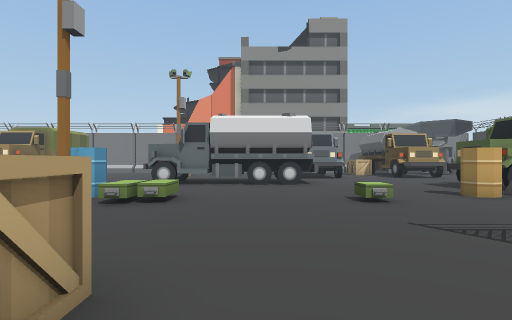
[1] (above)

24 first-person views from a walk through a 3-D level made in the Unity game engine. The camera is 1.5 m above the floor, looks level and sees 80° across. The floor is counted in squares, 2 m on a side. Each view is taken from the middle of a square. On the plan, view 1 faces up. The plan holds only what a view shows up to about 10 squares ahead; the rest is blank. The place goes on beyond the plan. Some animated figures are not drawn.

[2]
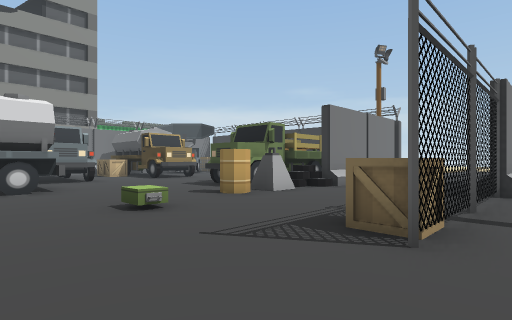

[3]
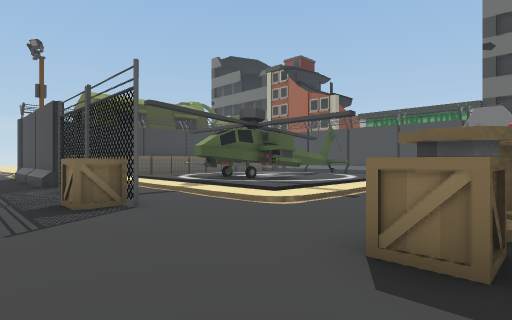

[4]
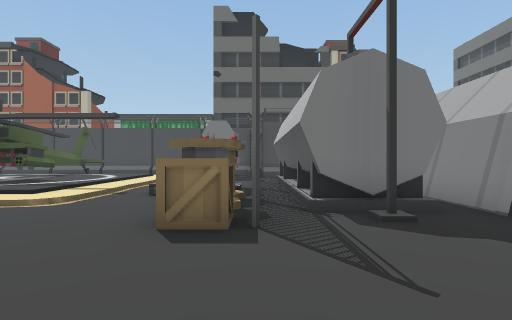

[5]
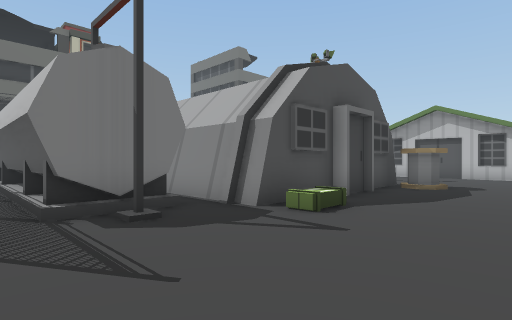

[6]
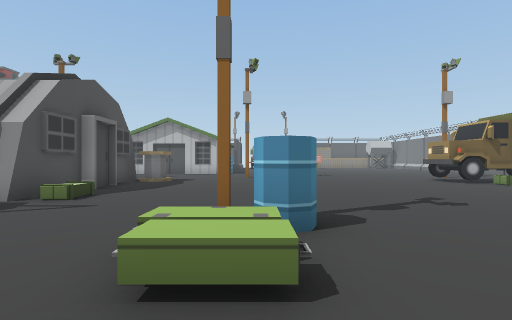

[7]
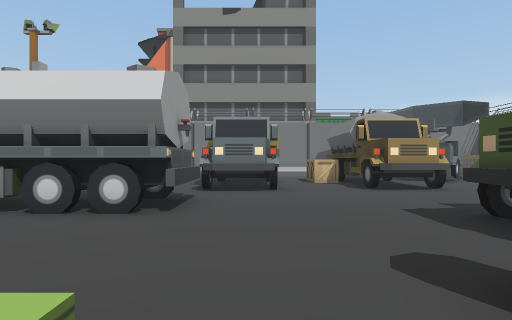

[8]
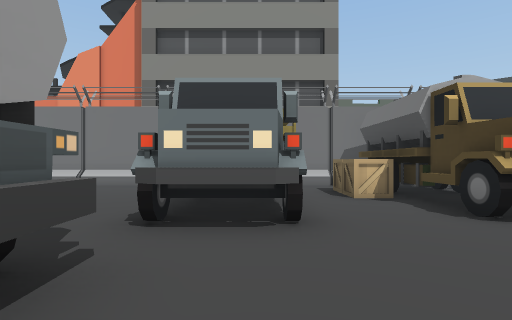

[9]
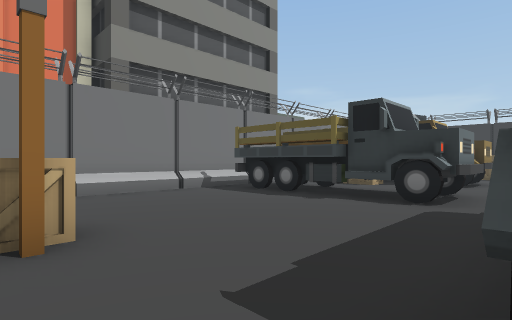

[10]
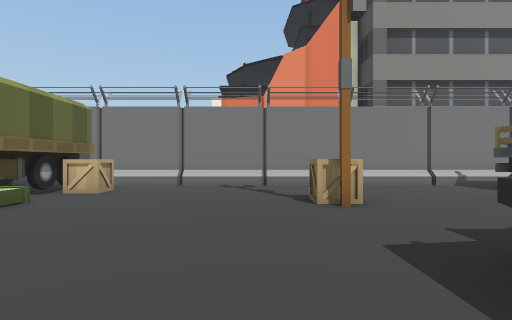

[11]
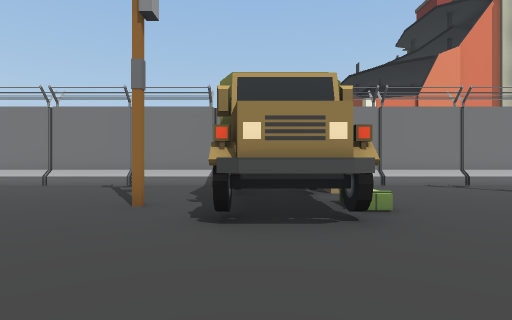

[12]
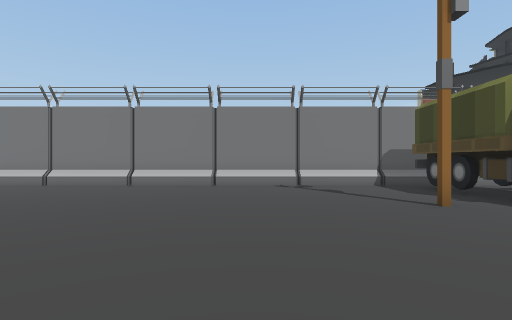

[13]
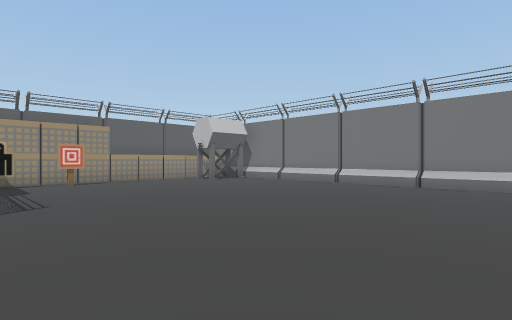

[14]
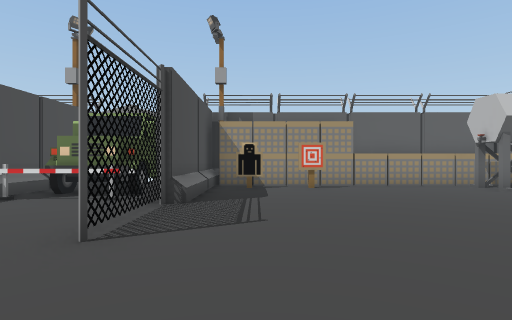

[15]
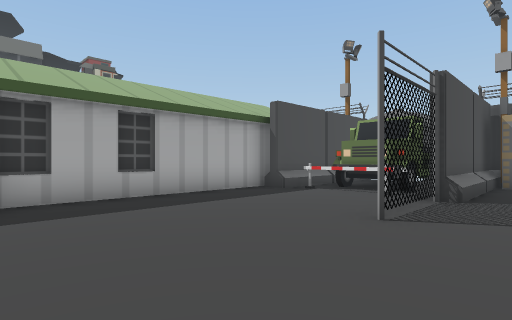

[16]
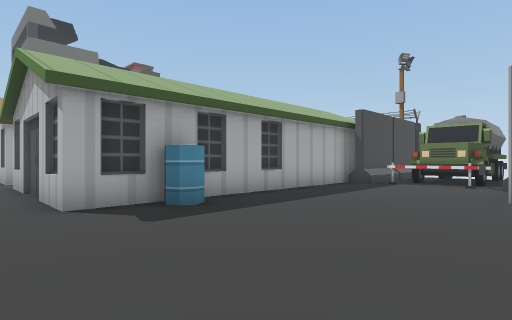

[17]
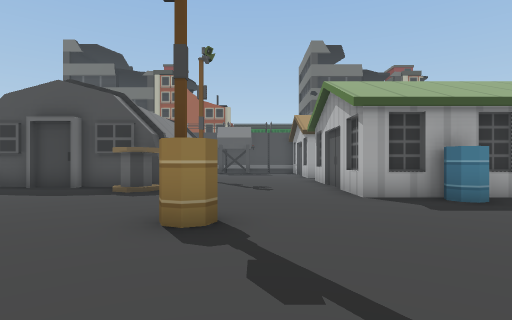

[18]
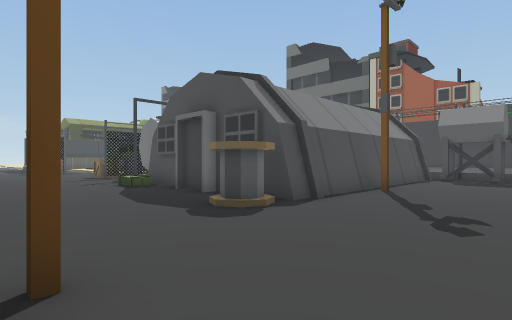

[19]
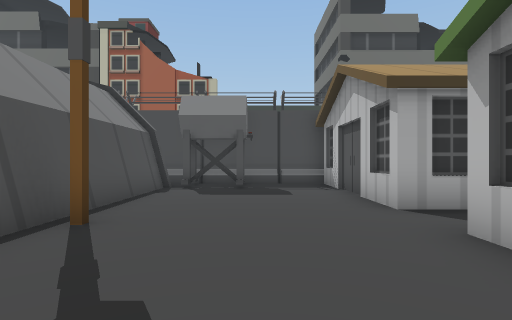

[20]
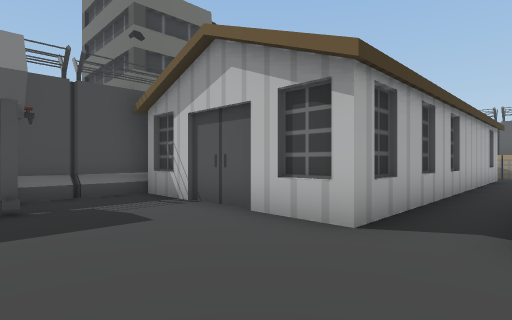

[21]
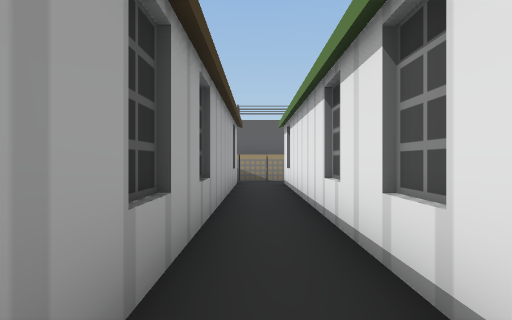

[22]
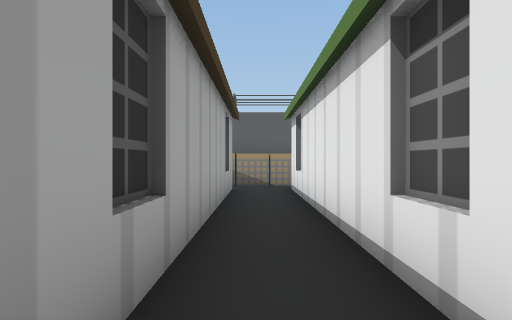

[23]
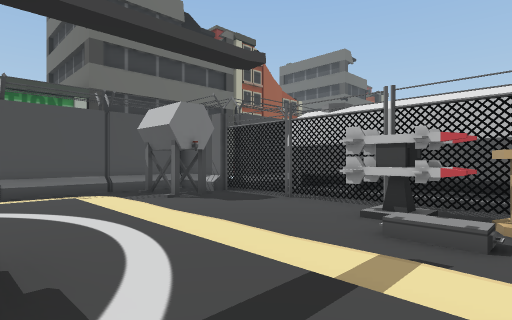

[24]
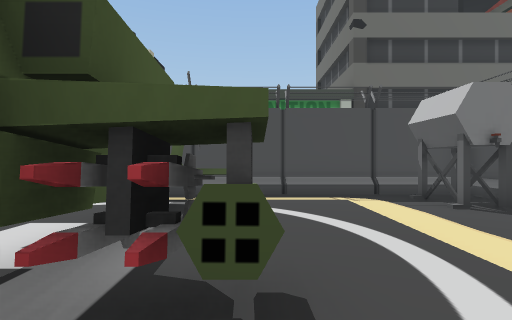

### Floor plan
Key: @ floor where view 1 was taken; # wall or solid block; x gap in a wall; . main floor; : floor 0.25 m higher than the main floor; / step, stairs or slope; = window, fence, low wall or low ledge; ^ raised ledge; T truck; B barrel; A box; C crate; N tank; U building; O other object.
Columns run from 29 left of view 1 to 7 right of it. Each row starts with its distance up from view 1.
 18      ###############################
 17 OON   ............TT...........TT..C
 16 OON. .............TTC..........TT.CC
 15 OO................TT.....C.....TT.CCT
 14 OO..............#.TTC....C.....TT..TT
 13 OO................TT...........TT..TT
 12 OO.............................TT....
 11 OO........................T   TT.....
 10 OO.............. .........TTTTTT.....
  9 OO............... .................TT
  8   ###===.......... ................TT
  7  TTTT..............   ............BTT
  6   TTT...........B........BAA...A..BOO
  5   ...................................
  4   #########B#.......................
  3             #.....O..................
  2             #.....U...C/........CC===
  1             #.....U####U...=C.......
  0             #.....##  ##.##^O@.//////
 -1 OO.##########.....#    #.###O..///#//
 -2 OO................#    # ###O/./::##
 -3 OO.##########.....#      ###O../:##
 -4             #.....#      ##=.../:##
 -5             #.....#      ##=.../:: ::
 -6             #.....U      ##=.../:: ::
 -7             #...NN        .=.../::x::
 -8             #######       ##NN.://^
 -9                            #NN..//
-10                            #........
-11                            #########

Where each view was taken, in squares from view 1:
view 1: 0 up, 0 right, facing up
view 2: 1 up, 0 right, facing up-right
view 3: 4 up, 2 left, facing down-right
view 4: 5 up, 2 left, facing down
view 5: 5 up, 2 left, facing down-left
view 6: 6 up, 0 right, facing left
view 7: 5 up, 3 right, facing up
view 8: 9 up, 3 right, facing up
view 9: 11 up, 4 left, facing up-right
view 10: 9 up, 5 left, facing up
view 11: 9 up, 11 left, facing up
view 12: 9 up, 16 left, facing up
view 13: 9 up, 17 left, facing up-left
view 14: 10 up, 19 left, facing left
view 15: 10 up, 18 left, facing down-left
view 16: 9 up, 15 left, facing down-left
view 17: 10 up, 14 left, facing down
view 18: 6 up, 15 left, facing down-right
view 19: 2 up, 14 left, facing down
view 20: 1 down, 13 left, facing down-left
view 21: 2 down, 17 left, facing left
view 22: 2 down, 19 left, facing left
view 23: 1 down, 4 right, facing down-left
view 24: 2 down, 4 right, facing down
